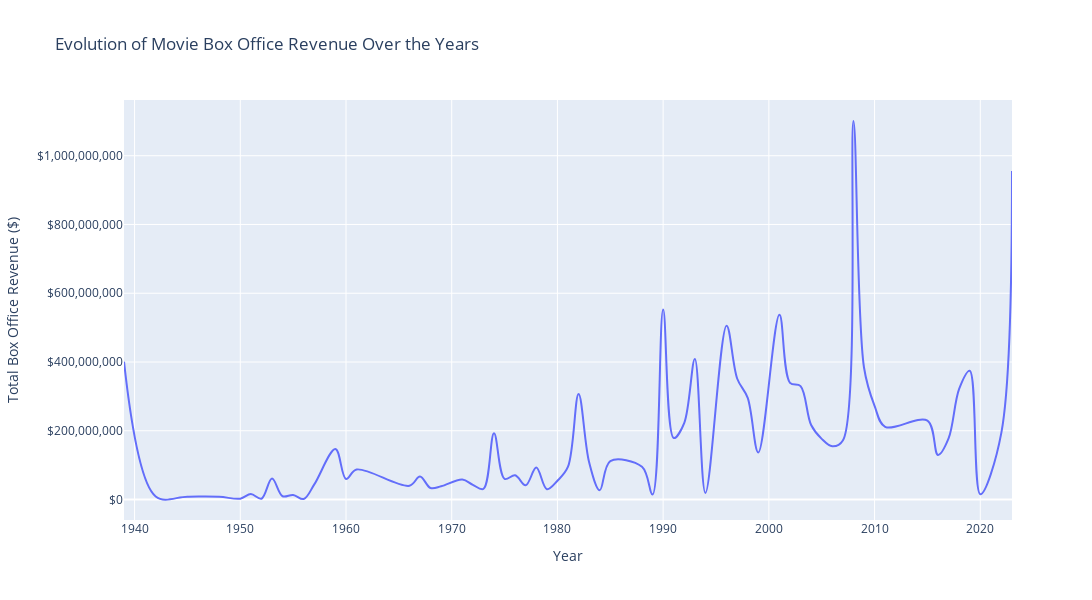

Notebook cell for this chart:
### Code cell
# Prepare data for box office revenue evolution
oscar_revenue_data_corrected = oscar_supporting_act_info[['Movie box office revenue', 'Movie release year']].dropna()
oscar_revenue_data_corrected = oscar_revenue_data_corrected.dropna(subset=['Movie release year'])

# Group by year and calculate total box office revenue
oscar_revenue_data_corrected['Year'] = oscar_revenue_data_corrected['Movie release year']
revenue_by_year_corrected = oscar_revenue_data_corrected.groupby('Year')['Movie box office revenue'].sum().reset_index()

# Create a line chart
fig = px.line(
    revenue_by_year_corrected,
    x='Year',
    y='Movie box office revenue',
    title='Evolution of Movie Box Office Revenue Over the Years',
    labels={'Year': 'Year', 'Movie box office revenue': 'Box Office Revenue ($)'},
    line_shape='spline'
)

# Update layout for better readability
fig.update_layout(
    xaxis=dict(title='Year'),
    yaxis=dict(title='Total Box Office Revenue ($)', tickformat='$,.0f'),
    width=1400, 
    height=600  
)

fig.show()

### Figure 1 — Plotly figure (JSON) as saved in the notebook; plotly's stock layout.template omitted (floating-point values rounded to 4 significant figures)
{"data": [{"hovertemplate": "Year=%{x}<br>Box Office Revenue ($)=%{y}<extra></extra>", "legendgroup": "", "line": {"color": "#636efa", "dash": "solid", "shape": "spline"}, "marker": {"symbol": "circle"}, "mode": "lines", "name": "", "orientation": "v", "showlegend": false, "type": "scatter", "x": [1939, 1942, 1945, 1948, 1950, 1951, 1952, 1953, 1954, 1955, 1956, 1957, 1959, 1960, 1961, 1966, 1967, 1968, 1969, 1971, 1972, 1973, 1974, 1975, 1976, 1977, 1978, 1979, 1980, 1981, 1982, 1983, 1984, 1985, 1988, 1989, 1990, 1991, 1992, 1993, 1994, 1996, 1997, 1998, 1999, 2001, 2002, 2003, 2004, 2005, 2006, 2007, 2008, 2009, 2010, 2011, 2015, 2016, 2017, 2018, 2019, 2020, 2022, 2023], "xaxis": "x", "y": [401103757, 8878000, 8488000, 8125000, 2600000, 16000000, 2350000, 61000000, 9600000, 13500000, 1600000, 44000230, 146900000, 60000000, 87400000, 40000000, 66917773, 33395426, 38489208, 58266000, 42765000, 30933743, 193000000, 60000000, 70600000, 41428800, 92913571, 30177511, 54766923, 95461682, 306995554, 108423489, 27187653, 111970658, 95125805, 14743391, 552538982, 179033791, 223245999, 409033616, 19271204, 505529017, 352150375, 295647848, 136895297, 537212019, 339577905, 329835529, 216763646, 176441290, 154852975, 171627166, 1100967096, 384037271, 272609707, 211608112, 229669871, 129751364, 177617449, 321752656, 374576363, 15312445, 195474400, 955300000], "yaxis": "y"}], "layout": {"height": 600, "legend": {"tracegroupgap": 0}, "title": {"text": "Evolution of Movie Box Office Revenue Over the Years"}, "width": 1400, "xaxis": {"anchor": "y", "domain": [0, 1], "title": {"text": "Year"}}, "yaxis": {"anchor": "x", "domain": [0, 1], "tickformat": "$,.0f", "title": {"text": "Total Box Office Revenue ($)"}}}}
